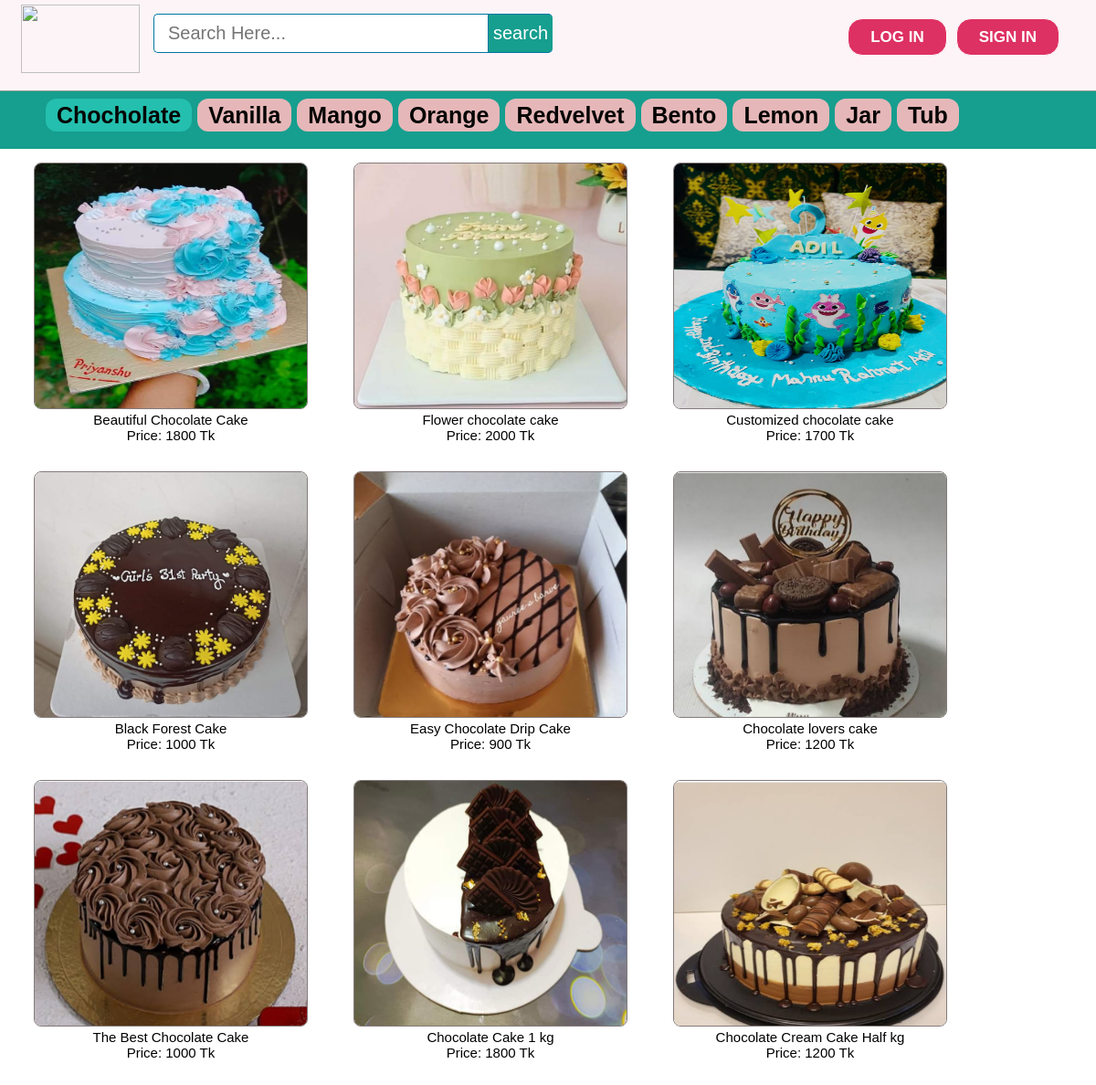
Page /OurProducts/chocholate.php on the committed database.
### tables this page shows
CREATE TABLE `products` (
  `id` int(11) NOT NULL,
  `pName` varchar(100) NOT NULL,
  `price` int(11) NOT NULL,
  `piece` int(11) NOT NULL,
  `description` text NOT NULL,
  `available` int(11) NOT NULL,
  `category` varchar(100) NOT NULL,
  `type` varchar(100) NOT NULL,
  `item` varchar(100) NOT NULL,
  `pCode` varchar(20) NOT NULL,
  `picture` text NOT NULL
);

### OurProducts/chocholate.php (the view, shortened to what this page needs)
<?php include ( "../inc/connect.inc.php" ); ?>
<!DOCTYPE html>
<html>
<head>
	<link rel="stylesheet" type="text/css" href="../css/style.css">
</head>
<body>
	<?php include ( "../inc/mainheader.inc.php" ); ?>
	<div class="categolis">
		<table>
			<tr>
				<th>
					<a href="chocholate.php" style="text-decoration: none;color: #040403;padding: 4px 12px;background-color: #24bfae;border-radius: 12px;">Chocholate</a>
				</th>
				<th><a href="vanilla.php" style="text-decoration: none;color: #040403;padding: 4px 12px;background-color: #e6b7b8;border-radius: 12px;">Vanilla</a></th>
				<th><a href="mango.php" style="text-decoration: none;color: #040403;padding: 4px 12px;background-color: #e6b7b8;border-radius: 12px;">Mango</a></th>
				<th><a href="orange.php" style="text-decoration: none;color: #040403;padding: 4px 12px;background-color: #e6b7b8;border-radius: 12px;">Orange</a></th>
				<th><a href="redVelvet.php" style="text-decoration: none;color: #040403;padding: 4px 12px;background-color: #e6b7b8;border-radius: 12px;">Redvelvet</a></th>
				<th><a href="bento.php" style="text-decoration: none;color: #040403;padding: 4px 12px;background-color: #e6b7b8;border-radius: 12px;">Bento</a></th>
				<th><a href="lemon.php" style="text-decoration: none;color: #040403;padding: 4px 12px;background-color: #e6b7b8;border-radius: 12px;">Lemon</a></th>
				<th><a href="jar.php" style="text-decoration: none;color: #040403;padding: 4px 12px;background-color: #e6b7b8;border-radius: 12px;">Jar</a></th>
				<th><a href="tub.php" style="text-decoration: none;color: #040403;padding: 4px 12px;background-color: #e6b7b8;border-radius: 12px;">Tub</a></th>
			</tr>
		</table>
	</div>
	<div style="padding: 15px 0px; font-size: 15px; margin: 0 auto; display: table; width: 98%;">
		<div>
		<?php
			$getposts = mysqli_query($con, "SELECT * FROM products WHERE available >='1' AND item ='chocholate'  ORDER BY id DESC LIMIT 10") or die(mysqlI_error($con));
					if (mysqli_num_rows($getposts)) {
					echo '<ul id="recs">';
					while ($row = mysqli_fetch_assoc($getposts)) {
						$id = $row['id'];
						$pName = $row['pName'];
						$price = $row['price'];
						$picture = $row['picture'];
						echo '
							<ul style="float: left;">
								<li style="float: left; padding: 0px 25px 25px 25px;">
									<div class="home-prodlist-img"><a href="view_product.php?pid='.$id.'">
										<img src="../image/product/chocholate/'.$picture.'" class="home-prodlist-imgi">
										</a>
										<div style="text-align: center; padding: 0 0 6px 0;"> <span style="font-size: 15px;">'.$pName.'</span><br> Price: '.$price.' Tk</div>
									</div>
								</li>
							</ul>
						';
						}
				}
		?>
		</div>
	</div>
</body>
</html>

### css/style.css (style rules this page uses)
html, body, div, span, applet, object, iframe, h1, h2, h3, h4, h5, h6, p, blockquote, pre, a, abbr, acronym, address, big, cite, code, del, dfn, em, img, ins, kbd, q, s, samp, small, strike, strong, sub, sup, tt, var, b, u, i, center, dl, dt, dd, ol, ul, li, fieldset, form, label, legend, table, caption, tbody, tfoot, thead, tr, th, td, article, aside, canvas, details, embed, figure, figcaption, footer, header, hgroup, menu, nav, output, ruby, section, summary, time, mark, audio, video { margin: 0; padding: 0; border: 0; font: inherit; vertical-align: baseline; box-sizing: border-box; }
body { line-height: normal; }
ol, ul { list-style: none; }
table { border-collapse: collapse; border-spacing: 0; }
* { margin: 0px; padding: 0px; }
body, button, input, label, select, td, textarea { font-family: Arial, Helvetica, tahoma,verdana,arial,sans-serif; font-size: 12px; }
body { width: 100%; position: relative; background-color: #ffffff; min-width: 1080px; }
.home-prodlist-imgi { height: 270px; width: 300px; padding: 0px; border: 1px solid #847b7b; border-radius: 8px; }
.categolis { line-height: 1.3; font-weight: bold; color: #fff; padding: 110px 0px 20px 50px; background-color: #169e8f; text-align: center; font-size: 25px; }
.categolis table tbody tr th { padding: 0px 6px 0px 0px; }

### rows in the picture
products: picture (picture), pName "Beautiful Chocolate Cake", price "1800"
products: picture (picture), pName "Flower chocolate cake", price "2000"
products: picture (picture), pName "Customized chocolate cake", price "1700"
products: picture (picture), pName "Black Forest Cake", price "1000"
products: picture (picture), pName "Easy Chocolate Drip Cake", price "900"
products: picture (picture), pName "Chocolate lovers cake", price "1200"
products: picture (picture), pName "The Best Chocolate Cake", price "1000"
products: picture (picture), pName "Chocolate Cake 1 kg", price "1800"
products: picture (picture), pName "Chocolate Cream Cake Half kg", price "1200"
